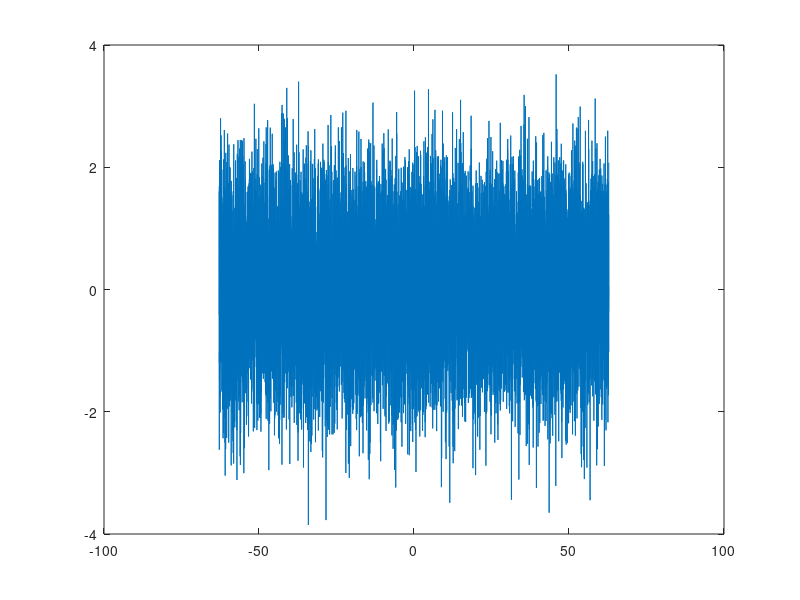

Reproduce this figure in MATLAB.
# Evitar que se tome como archivo de funciones
1;
# Para correr algunas funciones es necesario el paquete specfun
# sudo apt-get install octave-specfun

#Ejercicio 1.1) Grafica la señal Seno
function graficaSeno(x0,dx,xf)
  x = x0:dx:xf-dx;
  y = sin(x);
  plot(x,y)
  pause
endfunction

#Ejercicio 1.2) Grafica la señal Sinc = sin(x)/x
function graficaSinc(x0,dx,xf)
  if (x0 == 0) #pequeño arreglo para el caso en que x0 = 0. 
    disp "Division por cero, arreglando"
    x0 = x0 + dx;
  end
  x = x0:dx:xf-x0;
  y = sin(x)./x; #Division miembro a miembro
  plot(x,y)
  pause
endfunction

#Ejercicio 1.3) Grafica la señal Onda Cuadrada
function graficaOndaCuadrada(x0,dx,xf)
  x = x0:dx:xf-x0;
  y = sign( sin(x) );
  plot(x,y)
  pause
endfunction


#Ejercicio 1.4) Grafica la señal Onda Triangular
#Nota: el dx debe ser grande para que se vea el efecto, sino, reprogramar la función.
function graficaOndaTriangular(x0,dx,xf)
  x = x0:dx:xf-dx;
  for i=1:length(x)
    if (mod(i,2) == 0)
      y(i) = 1;
    else
      y(i) = 0;
    endif
  end
  plot(x,y)
  pause
endfunction

#Ejercicio 1.5) Grafica la señal Delta de Dirac
function graficaDeltaDirac(x0,dx,xf)
  pkg load specfun;
  x = x0:dx:xf-dx;
  y = dirac(x);
  for i=1:length(x)
    if x(i) == 0
      y(i) = 9999;
      break;
    endif
  end
  plot(x,y)
  pause
endfunction

#Ejercicio 1.6) Grafica Ruido Aleatorio
#Distribución normal: u=0 ; s=1;
function graficaRuido(x0,dx,xf)
  x = x0:dx:xf-dx;
  y = randn(length(x),1);
  plot(x,y)
  pause
endfunction

#inicializaciones
X0 = -20*pi;
Xf = 20*pi;
DX = 0.01;


clear plot;
#llamado a funciones
#graficaSeno(X0,DX,Xf)
#graficaSinc(X0,DX,Xf)
#graficaOndaCuadrada(X0,DX,Xf)
graficaOndaTriangular(X0,DX * 600,Xf)
#graficaDeltaDirac(-2,DX,2)
graficaRuido(X0,DX,Xf)
